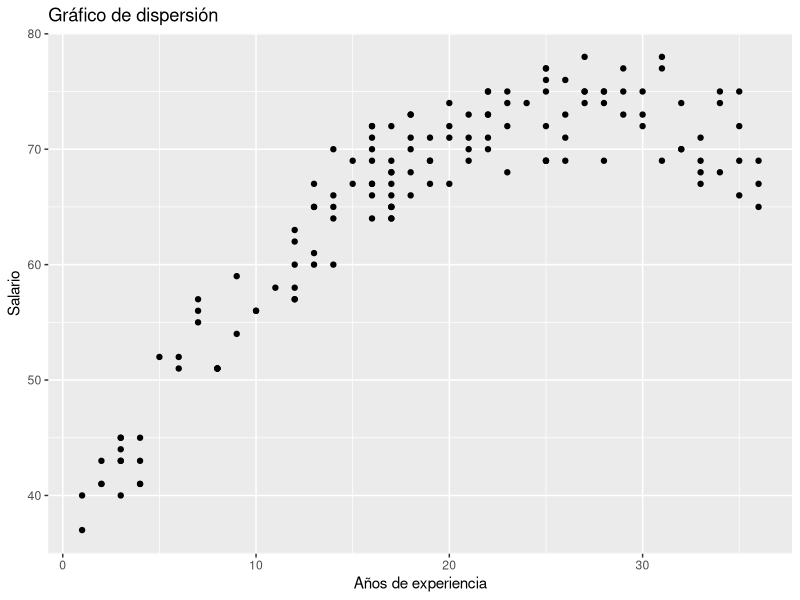
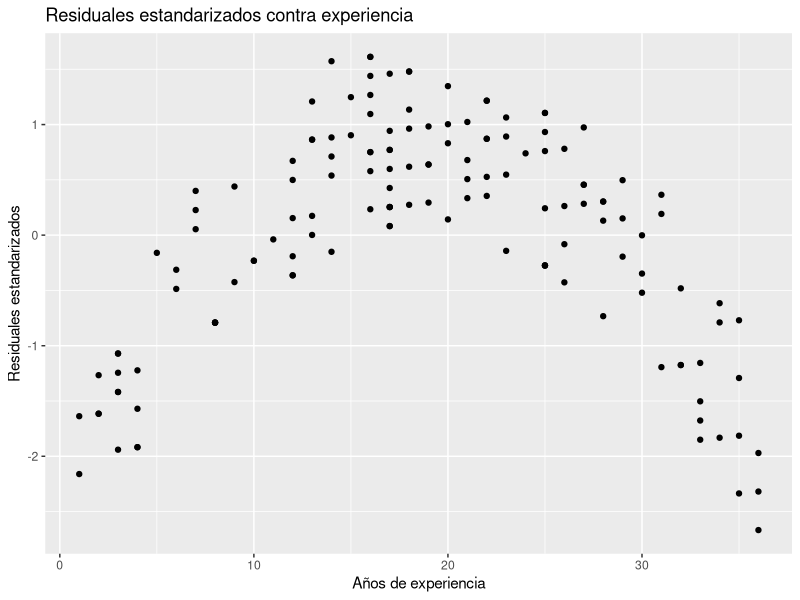
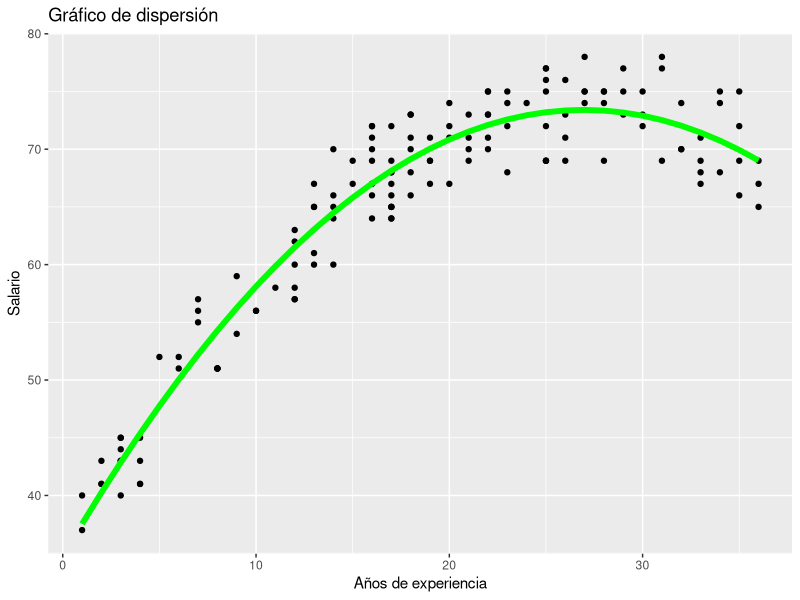
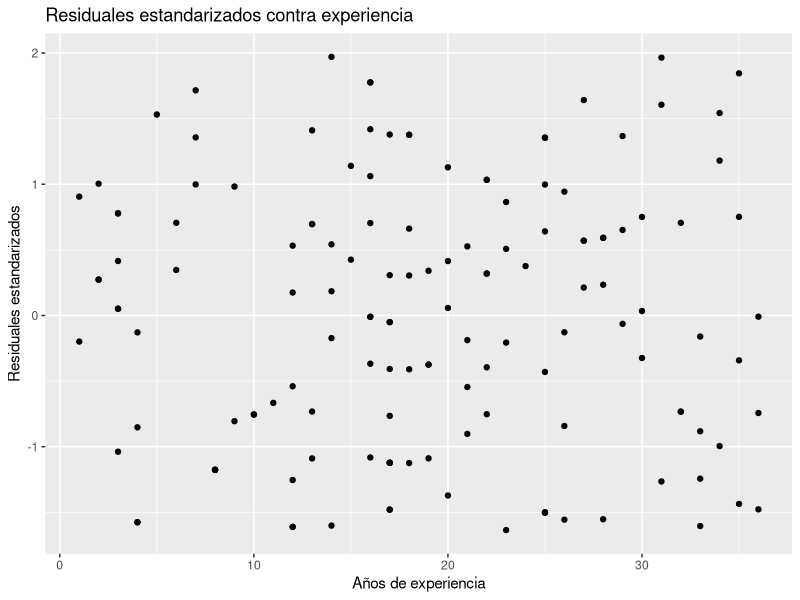
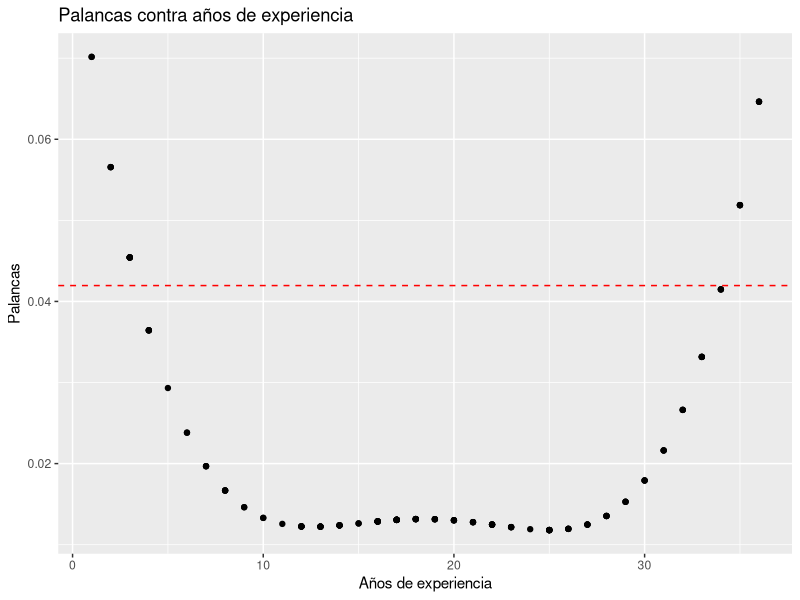
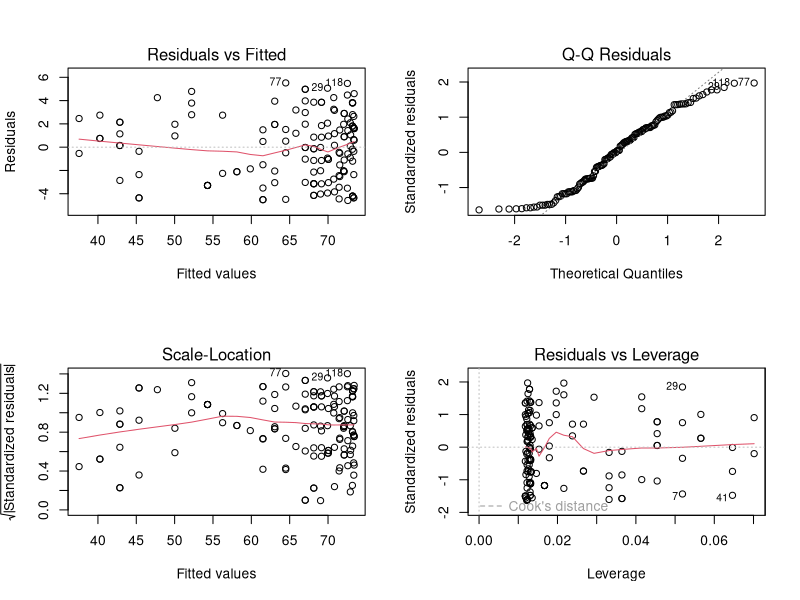

These figures' R source, in order:
# Predicción de salarios usando años de experiencia

# Cargamos el paquete `ggplot2` para realizar algunas
# gráficas

library(ggplot2)

# Debemos de establecer nuestro directorio
# de trabajo. Este depende del usuario.

setwd("C:\\Users\\User\\Documents\\FDS\\2022-01-BEDU\\Books\\S1-E1")

# El archivo de datos que utilizaremos `profsalary.txt`
# deberá encontrarse en nuestro directorio de trabajo.

# Importamos los datos a `R` con la función `read.table`
# y lo asignamos a la variable `ProfS`

ProfS <- read.table("profsalary.txt", header = TRUE)

# Hacemos el gráfico de dispersión del salario contra
# los años de experiencia. Esto para tener una idea
# de la relación que existe entre las variables.

ggplot(ProfS, 
       aes(x = Experience, y = Salary)) + 
        geom_point() +
        labs(x = "Años de experiencia",
             y = "Salario",
             title = "Gráfico de dispersión")

# Únicamente para verificar después la utilidad de un
# modelo polinomial, ajustamos un modelo de regresión 
# lineal simple a los datos, esto con la función `lm`.

attach(ProfS) # Para extraer las columnas del data frame
m1 <- lm(Salary ~ Experience)

# Obtenemos los residuales estandarizados.

StanRes1 <- rstandard(m1)

# Ahora graficamos los residuales estandarizados contra
# los valores de x (Años de experiencia)

ggplot(ProfS, 
       aes(x = Experience, y = StanRes1)) + 
        geom_point() +
        labs(x = "Años de experiencia",
             y = "Residuales estandarizados",
             title = "Residuales estandarizados contra experiencia") 

# El patrón de curva que aparece en la gráfica de residuales
# anterior sugiere que ajustemos un modelo de regresión con un
# término cuadrático.

m2 <- lm(Salary ~ Experience + I(Experience^2))
ExperienceNew <- Experience 

# Realizamos el gráfico de dispersión de los datos junto con 
# la curva polinomial ajustada

ggplot(ProfS, 
       aes(x = Experience, y = Salary)) + 
        geom_point() +
        labs(x = "Años de experiencia",
             y = "Salario",
             title = "Gráfico de dispersión") + 
        geom_line(aes(y = predict(m2, newdata = data.frame(Experience = ExperienceNew))), 
                  color = "green", 
                  na.rm = TRUE, 
                  size = 2)

# Obtenemos los residuales estandarizados del último modelo ajustado

StanRes2 <- rstandard(m2)

# Realizamos el gráfico de dispersión de residuales estandarizados 
# contra los valores de x (Años de experiencia)

ggplot(ProfS, 
       aes(x = Experience, y = StanRes2)) + 
        geom_point() +
        labs(x = "Años de experiencia",
             y = "Residuales estandarizados",
             title = "Residuales estandarizados contra experiencia") 

# El patrón aleatorio en la gráfica de residuales anterior
# sugiere que el modelo polinomial ajustado es un modelo válido
# para los datos de salario.

# Ahora obtenemos las palancas del último modelo

leverage2 <- hatvalues(m2)

# Realizamos la gráfica de las palancas contra 
# los valores de x (Años de experiencia)

ggplot(ProfS, 
       aes(x = Experience, y = leverage2)) + 
        geom_point() +
        labs(x = "Años de experiencia",
             y = "Palancas",
             title = "Palancas contra años de experiencia") +
        geom_hline(yintercept = 6/max(Case), linetype="dashed", color = "red")

# Ahora realizamos algunas gráficas de diagnóstico

par(mfrow = c(2,2))
plot(m2)
dev.off()

# Obtenemos un resumen del modelo polinomial ajustado

summary(m2)

# Finalmente obtenemos la predicción para el salario cuando
# los años de experiencia son 10, así como el intervalo
# de predicción del 95%

predict(m2, 
        newdata = data.frame(Experience = c(10)), 
        interval = "prediction", 
        level = 0.95)

detach(ProfS)

# Inspirado en la siguiente bibliografía:

# S.J. Sheather, A Modern Approach to Regression with R, DOI: 10.1007/978-0-387-09608-7_2, © Springer Science + Business Media LLC 2009